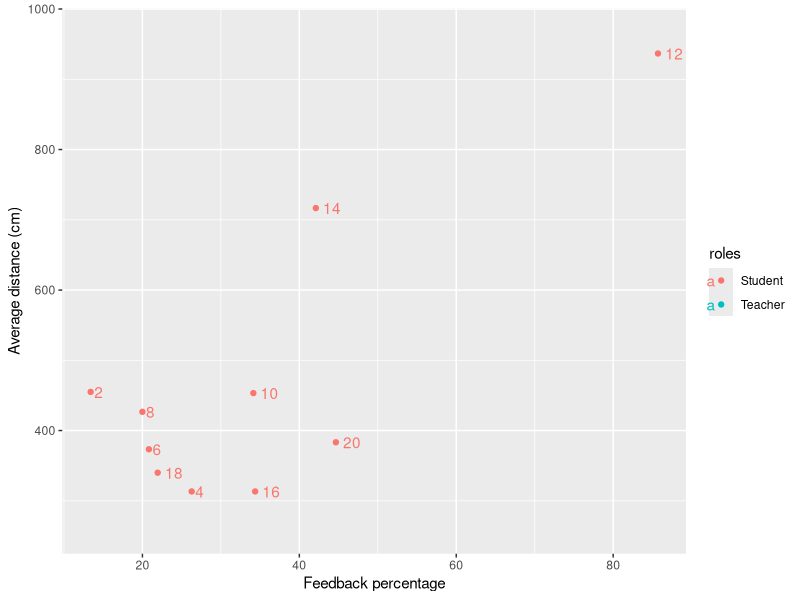
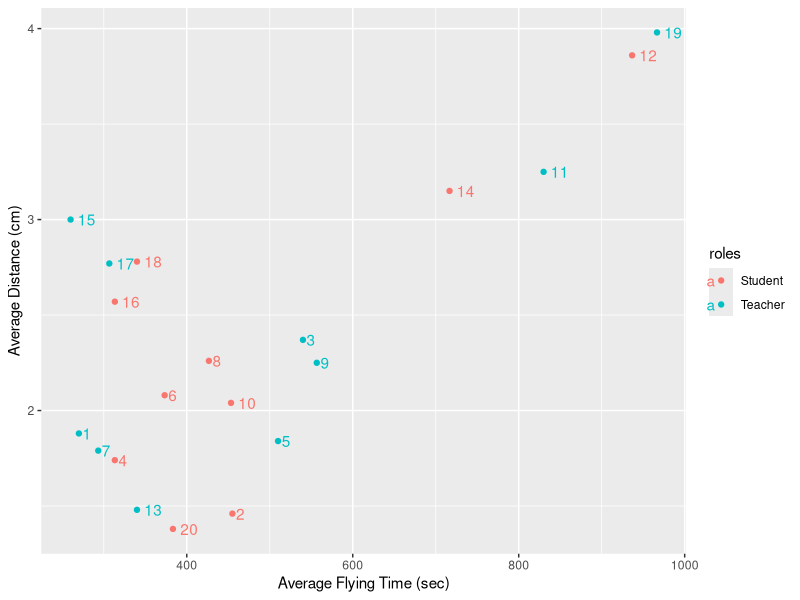

Write the R code that produced these figures, in order.
## ---- chunk 1
knitr::opts_chunk$set(echo = TRUE)
## ---- chunk 2
library(dplyr)
library(ggplot2)
## ---- chunk 3
coordination<-read.table(file="coordination.csv", header=TRUE, sep=";",dec=",") 
## ---- chunk 4
str(coordination)
## ---- chunk 5
ggplot(coordination, aes(feedback_percentage, average_distance, colour=roles,label=rownames(coordination))) + geom_point() + labs(y = "Average distance (cm)", x = "Feedback percentage")+  geom_text(hjust = -0.4) 
## ---- chunk 6
ggplot(coordination, aes(average_distance, average_flying_time, colour=roles,label=rownames(coordination))) + geom_point() + labs(y = "Average Distance (cm)", x = "Average Flying Time (sec)") +  geom_text(hjust = -0.4)
